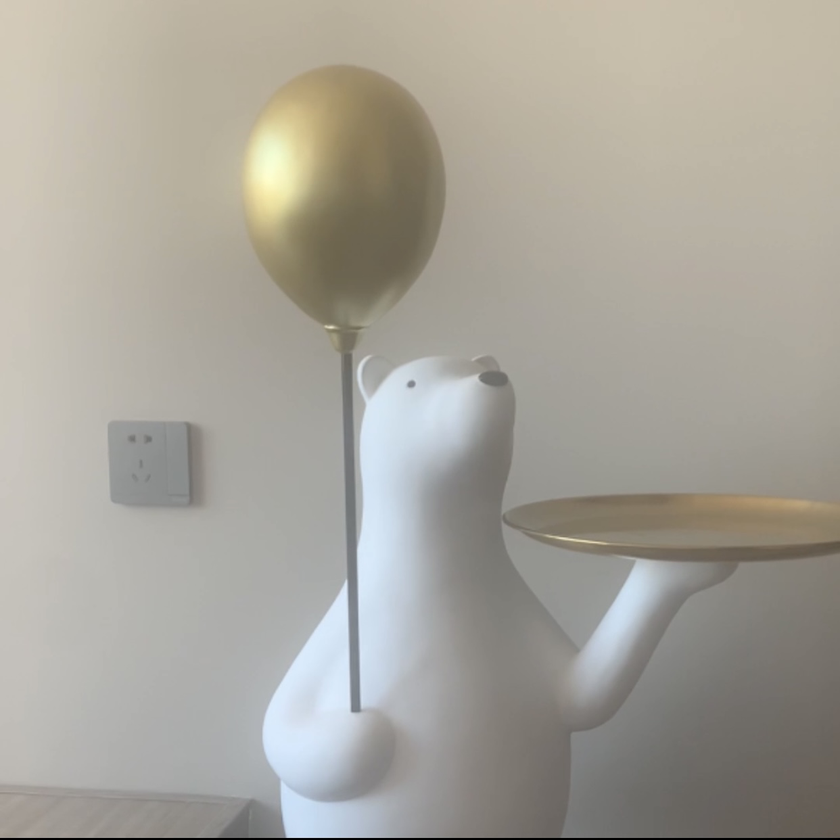
#> input picture segmentation/left.png, 840 x 840 px, shrunk from 1242 x 1242 before the run
$ python SIFT.py
#> lines starting #> are read from the running program, lines starting #| are printed output that depends on the picture
# -*- coding: utf-8 -*-

import numpy as np
import cv2
from matplotlib import pyplot as plt

imgname1 = 'left.png'
imgname2 = 'left.png'

sift = cv2.xfeatures2d.SIFT_create()

img1 = cv2.imread(imgname1)
#> img1 is the input picture: shape (840, 840, 3); mean B, G, R 154.5, 163.6, 167.1
gray1 = cv2.cvtColor(img1, cv2.COLOR_BGR2GRAY) #灰度处理图像
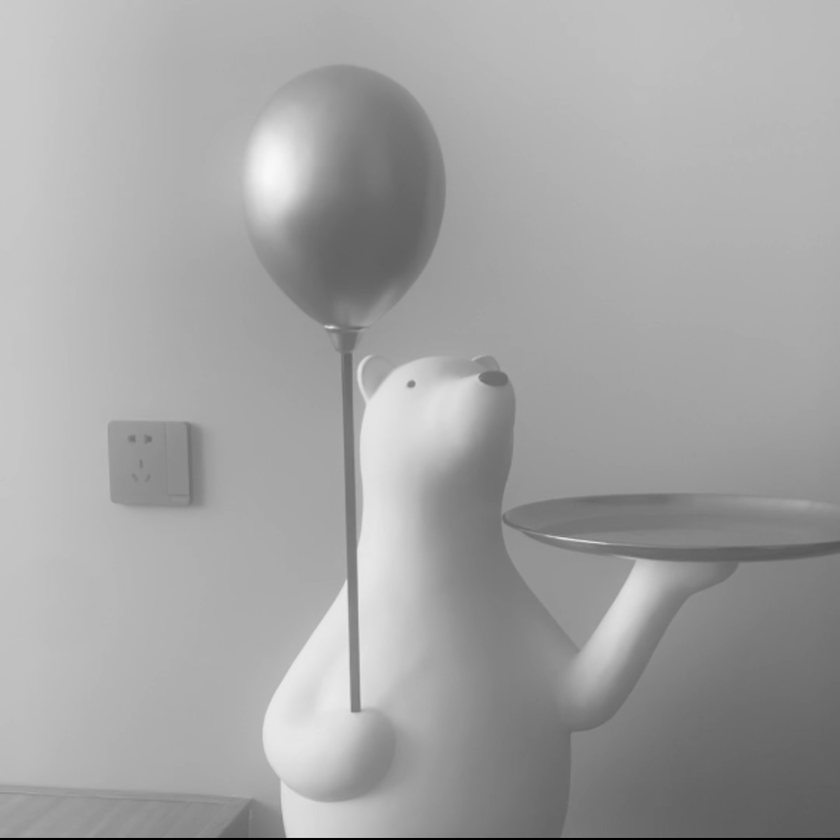
#> gray1: shape (840, 840); min 0, max 248, mean 163.6
kp1, des1 = sift.detectAndCompute(img1,None)   #des是描述子
#> kp1 = 37 keypoints; strongest (x, y, size): (278, 171, 53.6), (411, 384, 5.1), (355, 706, 8.3), (331, 327, 2.8)

img2 = cv2.imread(imgname2)
gray2 = cv2.cvtColor(img2, cv2.COLOR_BGR2GRAY)#灰度处理图像
kp2, des2 = sift.detectAndCompute(img2,None)  #des是描述子
#> kp2 has the same summary as kp1

hmerge = np.hstack((gray1, gray2)) #水平拼接
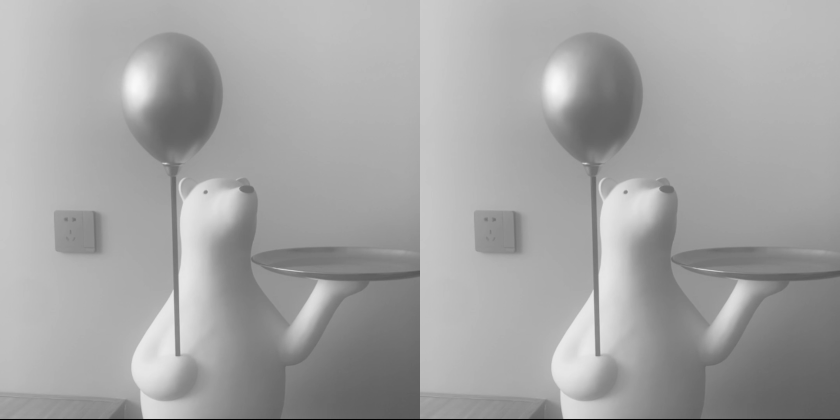
#> hmerge: shape (840, 1680) (shown at 1/2 size); min 0, max 248, mean 163.6
cv2.imshow("gray", hmerge) #拼接显示为gray
#cv2.waitKey(0)

img3 = cv2.drawKeypoints(img1,kp1,img1,color=(255,0,255)) #画出特征点，并显示为红色圆圈
img4 = cv2.drawKeypoints(img2,kp2,img2,color=(255,0,255)) #画出特征点，并显示为红色圆圈
hmerge = np.hstack((img3, img4)) #水平拼接
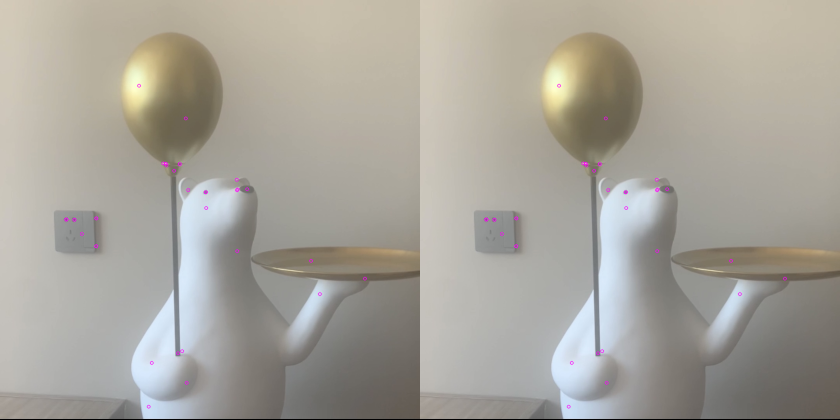
#> hmerge: shape (840, 1680, 3) (shown at 1/2 size); mean B, G, R 154.6, 163.5, 167.2
cv2.imshow("point", hmerge) #拼接显示为gray
#cv2.waitKey(0)
# BFMatcher解决匹配
bf = cv2.BFMatcher()
matches = bf.knnMatch(des1,des2, k=2)
#> matches = 37 matches
# 调整ratio
good = []
for m,n in matches:
    if m.distance < 0.75*n.distance:
        good.append([m])
#> this loop made 37 passes
#> after the loop, good = 37 matches

img5 = cv2.drawMatchesKnn(img1,kp1,img2,kp2,matches,None,flags=2)
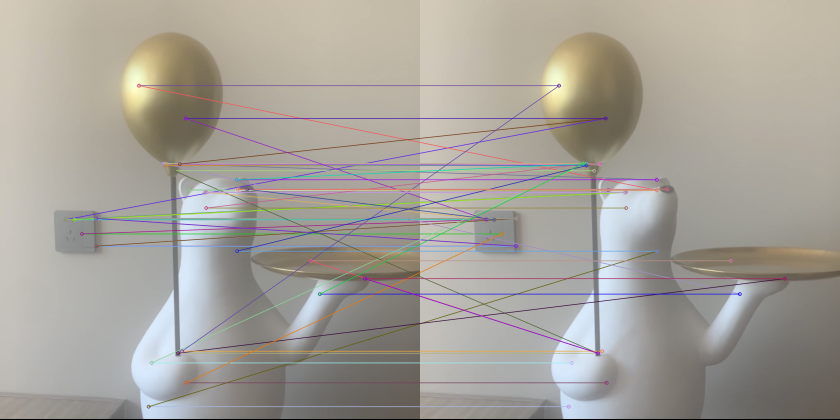
#> img5: shape (840, 1680, 3) (shown at 1/2 size); mean B, G, R 153.7, 161.7, 165.8
cv2.imshow("BFmatch", img5)
cv2.waitKey(0)
cv2.destroyAllWindows()

$ run again, with segmentation/right.png copied over segmentation/left.png
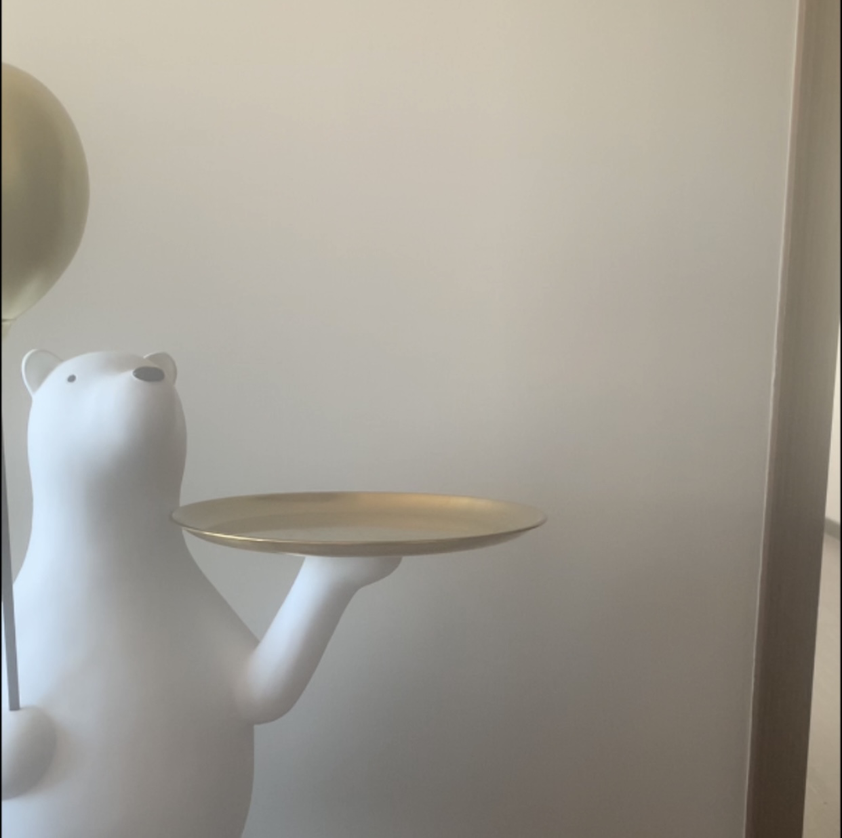
#> input picture segmentation/right.png, 842 x 838 px, shrunk from 1242 x 1237 before the run
#> img1 is the input picture: shape (838, 842, 3); mean B, G, R 148, 157.3, 161.7
#> kp1 = 28 keypoints; strongest (x, y, size): (71, 379, 5.1), (831, 512, 9.6), (3, 317, 2.5), (75, 412, 68.1)
#> kp2 has the same summary as kp1
#> `hmerge = np.hstack((img3, img4))`:
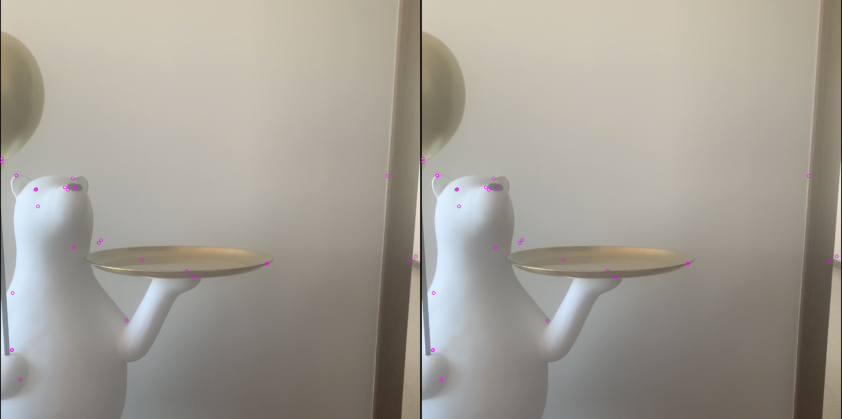
#> hmerge: shape (838, 1684, 3) (shown at 1/2 size); mean B, G, R 148.1, 157.1, 161.8
#> matches = 28 matches
#> the loop `for m,n in matches:` made 28 passes
#> `img5 = cv2.drawMatchesKnn(img1,kp1,img2,kp2,matches,None,flags=2)`:
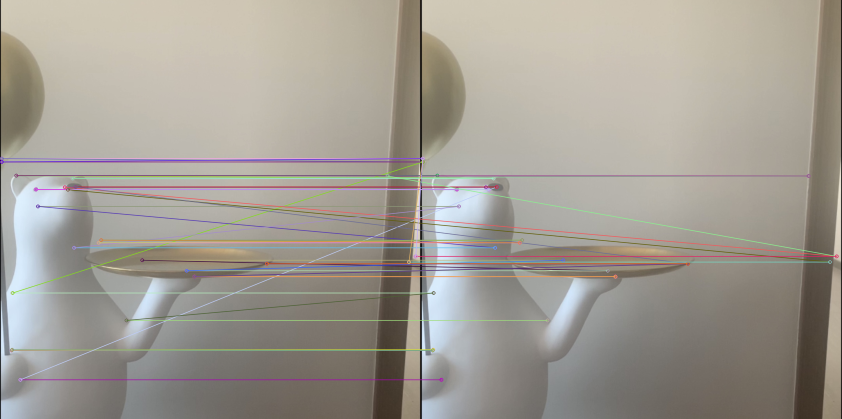
#> img5: shape (838, 1684, 3) (shown at 1/2 size); mean B, G, R 147.6, 156.4, 161.5
